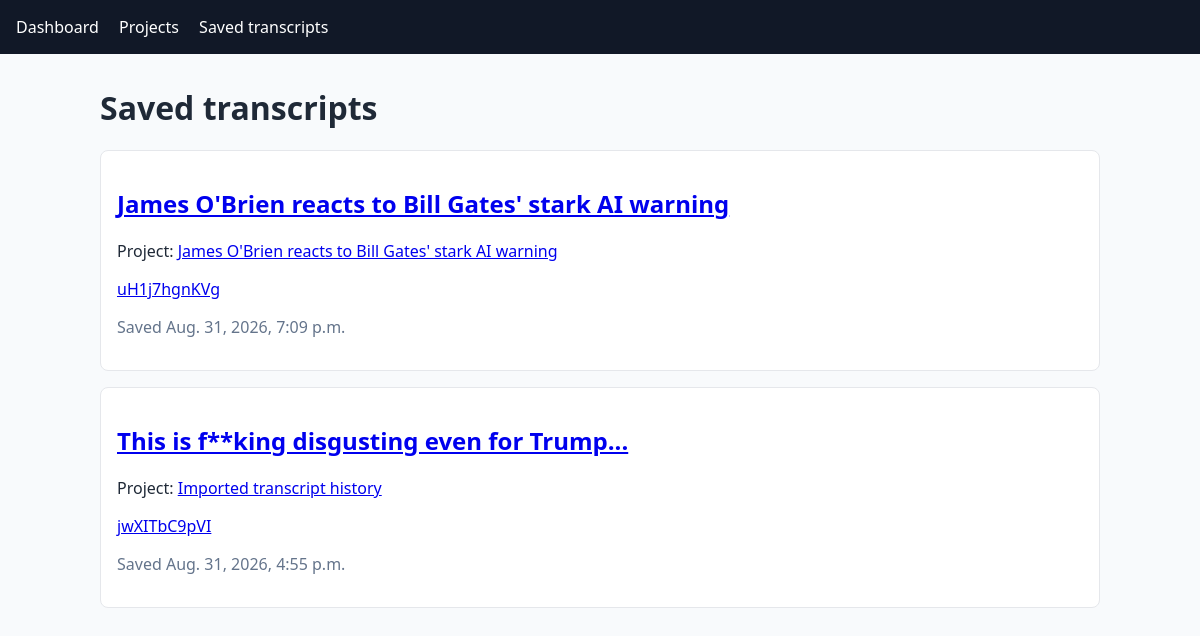
Before: /transcripts/ (signed in) with the older database file.
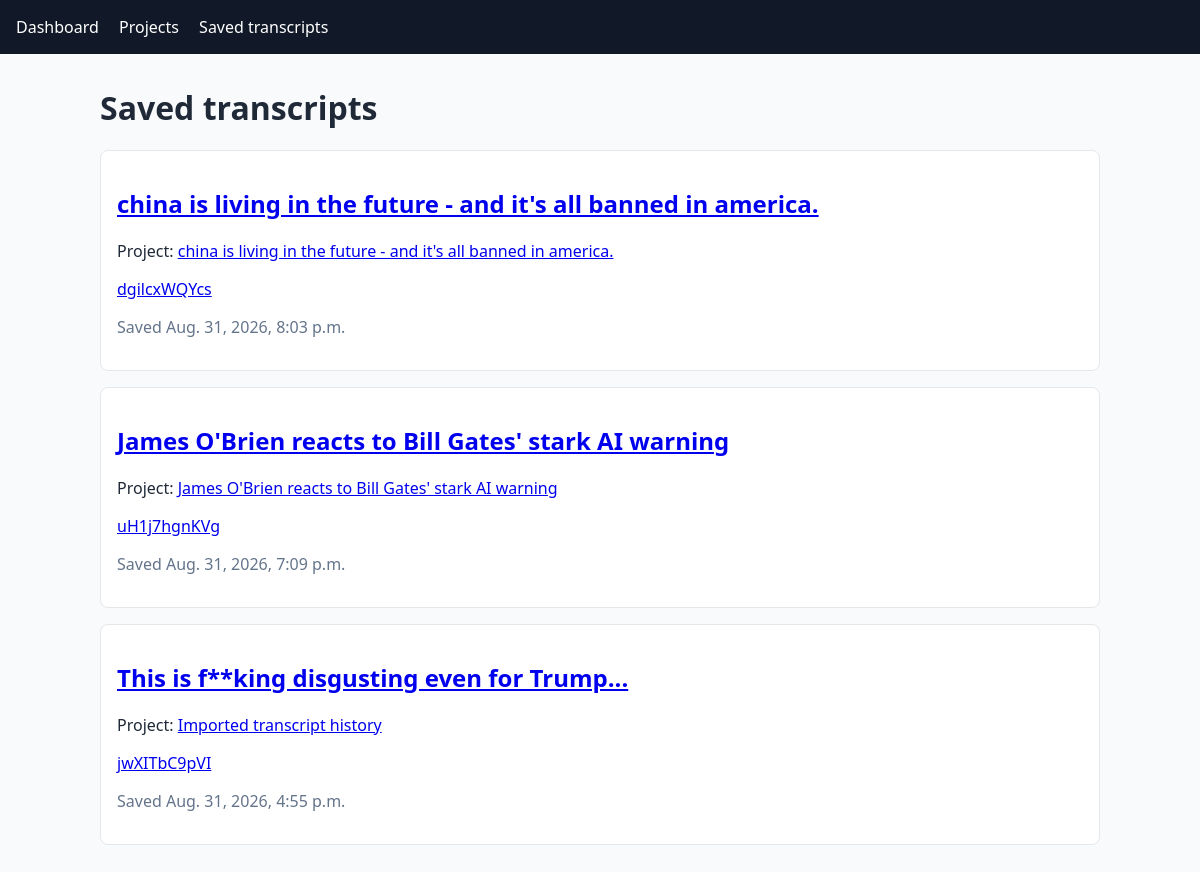
After: the same page with the newer database file.
### scraper/models.py (models this page shows, shortened)
class SourceVideo(models.Model):
    class TranscriptStatus(models.TextChoices):
        PENDING = "pending", "Pending"
        FETCHING = "fetching", "Fetching"
        COMPLETED = "completed", "Completed"
        FAILED = "failed", "Failed"
    project = models.ForeignKey(VideoProject, on_delete=models.CASCADE, related_name="source_videos")
    youtube_url = models.URLField()
    youtube_video_id = models.CharField(max_length=11, validators=[youtube_id_validator])
    title = models.CharField(max_length=255)
    channel = models.CharField(max_length=255, blank=True)
    duration = models.PositiveIntegerField(null=True, blank=True)
    thumbnail_url = models.URLField(blank=True)
    transcript_status = models.CharField(
        max_length=20,
        choices=TranscriptStatus.choices,
        default=TranscriptStatus.PENDING,
    )
    legacy_scraped_video_id = models.PositiveBigIntegerField(
        null=True,
        blank=True,
        unique=True,
        editable=False,
    )
    created_at = models.DateTimeField(auto_now_add=True)
    updated_at = models.DateTimeField(auto_now=True)
    class Meta:
        ordering = ["-created_at"]
        constraints = [
            models.UniqueConstraint(
                fields=["project", "youtube_video_id"],
                name="unique_project_youtube_video",
            ),
        ]
        indexes = [
            models.Index(fields=["project", "-created_at"], name="source_project_saved_idx"),
        ]

class VideoProject(models.Model):
    class Status(models.TextChoices):
        DRAFT = "draft", "Draft"
        TRANSCRIPT_READY = "transcript_ready", "Transcript ready"
        APPROVED = "approved", "Approved"
        ARCHIVED = "archived", "Archived"
        FAILED = "failed", "Failed"
    owner = models.ForeignKey(
        settings.AUTH_USER_MODEL,
        on_delete=models.PROTECT,
        related_name="video_projects",
    )
    title = models.CharField(max_length=255)
    description = models.TextField(blank=True)
    expected_duration = models.PositiveIntegerField(null=True, blank=True)
    status = models.CharField(max_length=20, choices=Status.choices, default=Status.DRAFT)
    is_locked = models.BooleanField(default=False)
    created_at = models.DateTimeField(auto_now_add=True)
    updated_at = models.DateTimeField(auto_now=True)
    approved_at = models.DateTimeField(null=True, blank=True)
    archived_at = models.DateTimeField(null=True, blank=True)
    locked_at = models.DateTimeField(null=True, blank=True)
    class Meta:
        ordering = ["-updated_at"]
        indexes = [models.Index(fields=["owner", "status"], name="project_owner_status_idx")]

### scraper/views.py (the view)
# urls.py: path("transcripts/", scraper_views.source_video_list, name="source_video_list"),
@login_required
def source_video_list(request):
    source_videos = source_queryset_for(request.user).order_by("-created_at")
    return render(request, "scraper/scraped_video_list.html", {"source_videos": source_videos})

### scraper/views.py (called while the page is built)
def source_queryset_for(user):
    queryset = SourceVideo.objects.select_related("project", "project__owner")
    return queryset if user.is_staff or user.is_superuser else queryset.filter(project__owner=user)

### scraper/templates/scraper/scraped_video_list.html (shortened to what this page needs)
{% extends "scraper/base.html" %}
{% block content %}
<h1>Saved transcripts</h1>
{% for source in source_videos %}
    <article class="card">
        <h2><a href="{% url 'transcript_detail' source.pk %}">{{ source.title }}</a></h2>
        <p>Project: <a href="{% url 'project_detail' source.project.pk %}">{{ source.project.title }}</a></p>
        <p><a href="{{ source.youtube_url }}">{{ source.youtube_video_id }}</a></p>
        <p class="muted">Saved {{ source.created_at }}</p>
    </article>
{% empty %}<p>No saved transcripts.</p>{% endfor %}
{% endblock %}

Changed rows visible on the page:
added SourceVideo: title "china is living in the future - and it's all banned in america.", project "china is living in the future - and it's all banned in america.", youtube_video_id "dgilcxWQYcs", created_at "Aug. 31, 2026, 8:03 p.m."
